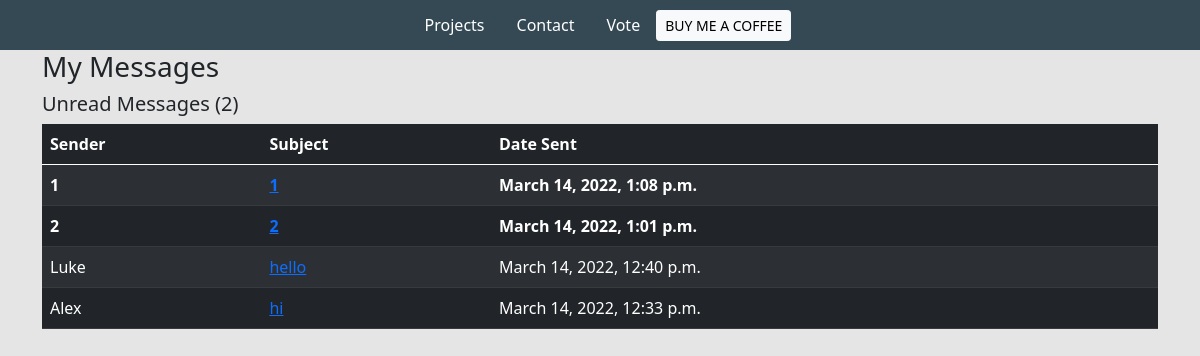
The page /inbox on the database its author committed.
### base/models.py (models this page shows, shortened)
class Message(models.Model):
    id = models.UUIDField(default=uuid.uuid4, unique=True, primary_key=True, editable=False)
    name = models.CharField(max_length=200)
    email = models.CharField(max_length=200)
    subject = models.CharField(max_length=200)
    body = models.TextField()
    is_read = models.BooleanField(default=False)
    created = models.DateTimeField(auto_now_add=True)

### base/views.py (the view)
# urls.py: path('inbox', views.inbox, name='inbox'),
def inbox(request):
    inbox = Message.objects.all().order_by('is_read', '-created')
    unreadCount = Message.objects.filter(is_read=False).count()
    context = {
        'inbox': inbox,
        'unreadCount': unreadCount,
    }
    return render(request, 'base/inbox.html', context=context)

### base/templates/base/inbox.html
{% extends 'base/main.html' %}
{% load static %}
{% block content %}
<div class="container">
    <h3>My Messages</h3>
    <h5>Unread Messages ({{unreadCount}})</h5>
    <table class="table table-dark table-striped">
        <thead>
            <tr>
                <th>Sender</th>
                <th>Subject</th>
                <th>Date Sent</th>
            </tr>
        </thead>
        <tbody>
            {% for message in inbox %}
            {% if message.is_read %}
            <tr>
                {% else %}
            <tr style="font-weight: 900;">
                {% endif %}
                <td>{{message.name}}</td>
                <td><a href="{% url 'message' message.id %}">{{message.subject}}</a></td>
                <td>{{message.created}}</td>
            </tr>
            {% endfor %}
        </tbody>
    </table>
</div>
{% endblock content %}

### static/styles/main.css (style rules this page uses)
body { background-color: #E5E5E5; }

### rows shown on the page
Message: name "1", subject "1", created "March 14, 2022, 1:08 p.m."
Message: name "2", subject "2", created "March 14, 2022, 1:01 p.m."
Message: name "Luke", subject "hello", created "March 14, 2022, 12:40 p.m."
Message: name "Alex", subject "hi", created "March 14, 2022, 12:33 p.m."

### other values the page prints
{{ unreadCount }} "2"
